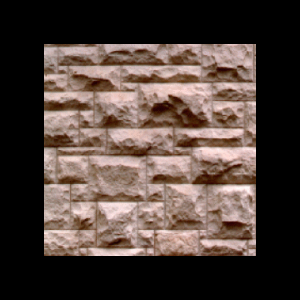

Python code for this plot:
#!/usr/bin/env python

# Read a BMP file via vtkFileResourceStream with lookup table mapping and display.

import os

import vtkmodules.vtkInteractionStyle  # noqa: F401
import vtkmodules.vtkRenderingFreeType  # noqa: F401
import vtkmodules.vtkRenderingOpenGL2  # noqa: F401

from vtkmodules.vtkIOCore import vtkFileResourceStream
from vtkmodules.vtkIOImage import vtkBMPReader
from vtkmodules.vtkImagingCore import vtkImageMapToColors
from vtkmodules.vtkRenderingCore import (
    vtkImageActor,
    vtkRenderWindow,
    vtkRenderWindowInteractor,
    vtkRenderer,
)

# Source
data_dir = os.environ.get("VPE_DATA_DIR", os.path.dirname(os.path.abspath(__file__)))

# Open file via stream
file_stream = vtkFileResourceStream()
file_stream.Open(os.path.join(data_dir, "masonry.bmp"))

# Read BMP from stream
bmp_reader = vtkBMPReader()
bmp_reader.SetStream(file_stream)
bmp_reader.Allow8BitBMPOn()
bmp_reader.Update()

# Map through lookup table
map_colors = vtkImageMapToColors()
map_colors.SetInputConnection(bmp_reader.GetOutputPort())
map_colors.SetLookupTable(bmp_reader.GetLookupTable())
map_colors.SetOutputFormatToRGB()

# Display with image actor
image_actor = vtkImageActor()
image_actor.GetMapper().SetInputConnection(map_colors.GetOutputPort())

# Renderer
renderer = vtkRenderer()
renderer.AddActor(image_actor)

# Render window
render_window = vtkRenderWindow()
render_window.AddRenderer(renderer)
render_window.SetWindowName("bmp reader stream")
render_window.SetMultiSamples(0)
render_window.SetSize(300, 300)

# Interactor
interactor = vtkRenderWindowInteractor()
interactor.SetRenderWindow(render_window)

# Scene
renderer.GetActiveCamera().ParallelProjectionOn()
renderer.ResetCamera()

interactor.Initialize()
interactor.Start()
